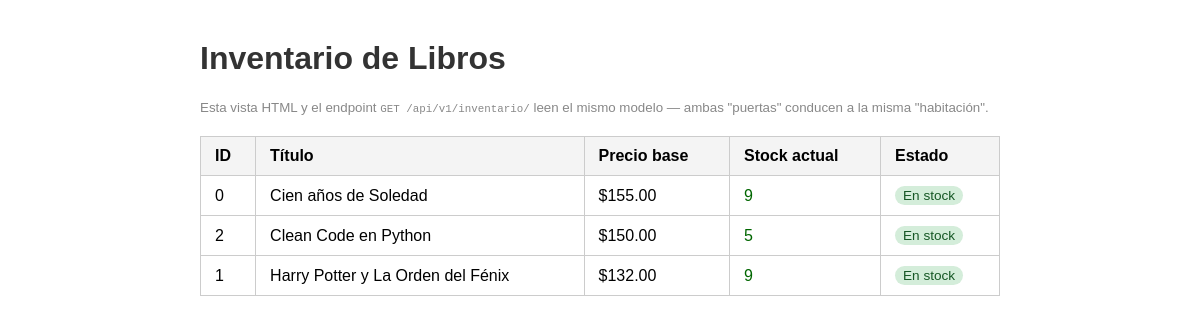
Before: /inventario/ with the older database file.
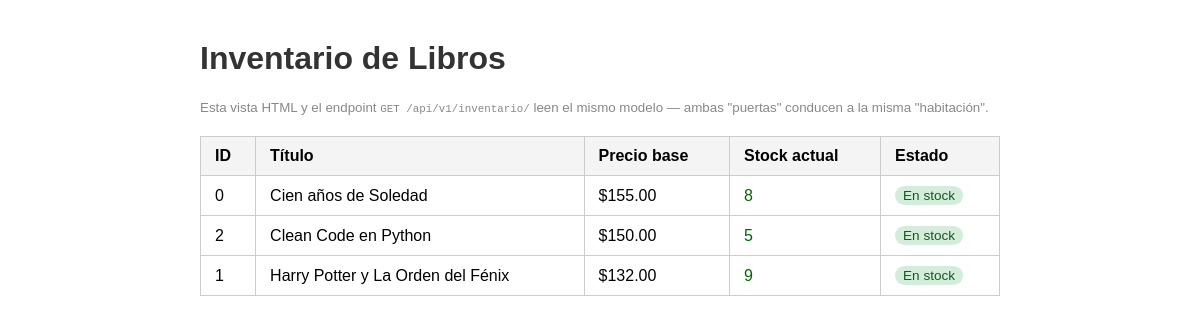
After: the same page with the newer database file.
### tienda_app/models.py (models this page shows, shortened)
class Inventario(models.Model):
    libro = models.OneToOneField(Libro, on_delete=models.CASCADE)
    cantidad = models.PositiveIntegerField()

class Libro(models.Model):
    titulo = models.CharField(max_length=200)
    precio = models.DecimalField(max_digits=10, decimal_places=2)

### tienda_app/views.py (the view)
# urls.py: path('inventario/', InventarioView.as_view(), name='inventario'),
class InventarioView(View):
    template_name = 'tienda_app/inventario.html'
    def get(self, request):
        inventario = Inventario.objects.select_related('libro').all()
        return render(request, self.template_name, {'inventario': inventario})

### tienda_app/templates/tienda_app/inventario.html (shortened to what this page needs)
<!DOCTYPE html>
<html lang="es">
<head>
</head>
<body>
    <h1>Inventario de Libros</h1>
    <p><small>Esta vista HTML y el endpoint <code>GET /api/v1/inventario/</code> leen el mismo modelo — ambas "puertas" conducen a la misma "habitación".</small></p>
    <table>
        <thead>
            <tr>
                <th>ID</th>
                <th>Título</th>
                <th>Precio base</th>
                <th>Stock actual</th>
                <th>Estado</th>
            </tr>
        </thead>
        <tbody>
            {% for item in inventario %}
            <tr>
                <td>{{ item.libro.id }}</td>
                <td>{{ item.libro.titulo }}</td>
                <td>${{ item.libro.precio }}</td>
                <td>
                    {% if item.cantidad > 0 %}
                        <span class="con-stock">{{ item.cantidad }}</span>
                    {% else %}
                        <span class="sin-stock">0</span>
                    {% endif %}
                </td>
                <td>
                    {% if item.cantidad > 0 %}
                        <span class="badge badge-ok">En stock</span>
                    {% else %}
                        <span class="badge badge-vacio">Agotado</span>
                    {% endif %}
                </td>
            </tr>
            {% empty %}
            <tr><td colspan="6">No hay libros registrados.</td></tr>
            {% endfor %}
        </tbody>
    </table>
</body>
</html>

Changed rows visible on the page:
changed Inventario "Cien años de Soledad": cantidad "9" → "8"
